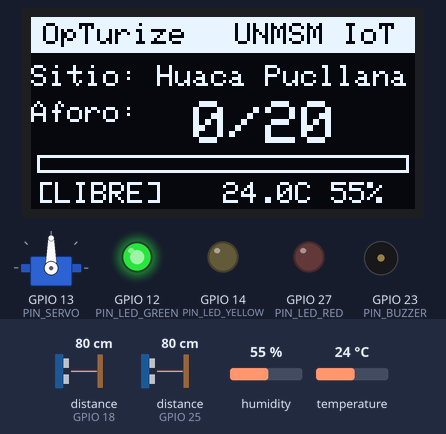
Recording of a sketch running on a simulated ESP32. On the bench: servo, 128×64 one-colour display, output pins drawn as LEDs (lit = HIGH), buzzer (waves = sounding). Wiring (from diagram.json): 2 × ultrasonic range finder: trigger GPIO 5, echo GPIO 18 / trigger GPIO 19, echo GPIO 25. Inputs (shaded band) come from the test bench; at power-on: temperature 24 °C, humidity 55 %, distance to the obstacle (sensors on GPIO 18, GPIO 25) 80 cm. The echo pulse lasts 58.3 µs per cm; WiFi joins after 1.5 s; servers stay silent unless stated; random numbers use the default seed unless the sketch sets one; no MQTT or app messages arrive unless stated; pins used as bus, display or sensor lines are not drawn; what the sketch prints to the serial monitor is not drawn.

Above: at 3.7 s.
3.8 s: temperature set to 12 °C
At 7.2 s:
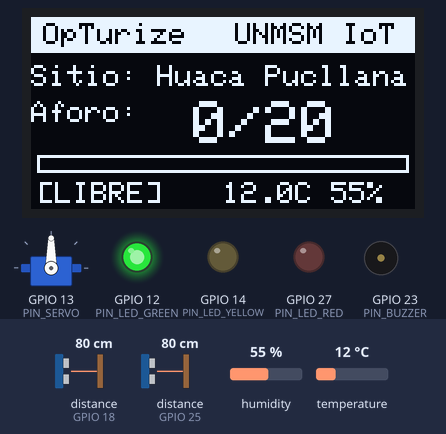
7.5 s: humidity set to 22 %
At 9.5 s:
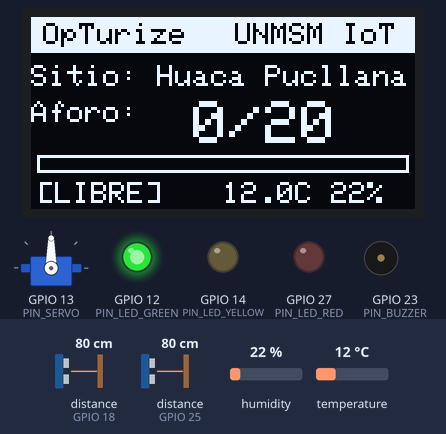
12.1 s: temperature set to 19 °C
15.1 s: humidity set to 40 %
At 15.8 s:
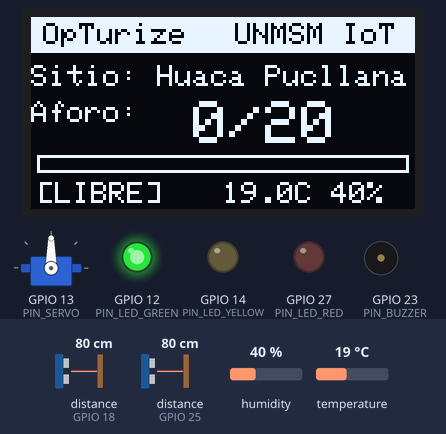
Timing chart, 0 to 17.7 s (numbered marks = the images above; inputs shaded):
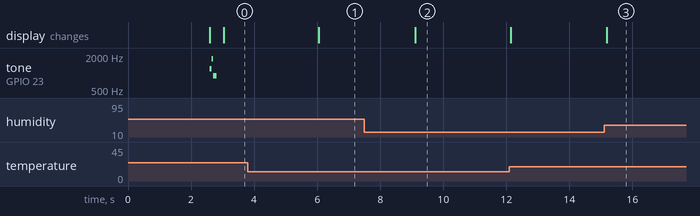

The sketch:

sketch.ino
```cpp
/**
 * @file sketch.ino
 * @brief Firmware ESP32 - Proyecto OpTurize (SIT-Opt)
 * @details Monitoreo y control inteligente de aforo para lugares turísticos.
 *          UNMSM - FISI - E.P. Ingeniería de Software (2026).
 *          Curso: Internet de las Cosas.
 */

#include <WiFi.h>
#include <PubSubClient.h>
#include <Wire.h>
#include <Adafruit_GFX.h>
#include <Adafruit_SSD1306.h>
#include <DHT.h>
#include <ESP32Servo.h>
#include <ArduinoJson.h>

// ==========================================
// CONFIGURACIÓN DE PINES (Laboratorio 03)
// ==========================================
#define PIN_TRIG_ENTRY   5     // HC-SR04 Entrada (Trigger)
#define PIN_ECHO_ENTRY   18    // HC-SR04 Entrada (Echo)
#define PIN_TRIG_EXIT    19    // HC-SR04 Salida (Trigger)
#define PIN_ECHO_EXIT    25    // HC-SR04 Salida (Echo)

#define PIN_DHT          4     // Sensor ambiental DHT22/DHT11
#define DHTTYPE          DHT22

#define PIN_LED_GREEN    12    // Semáforo: Aforo Libre
#define PIN_LED_YELLOW   14    // Semáforo: Aforo Moderado (Alerta)
#define PIN_LED_RED      27    // Semáforo: Aforo Completo (Lleno)

#define PIN_SERVO        13    // Talanquera / Barrera física (PWM)
#define PIN_BUZZER       23    // Alarma acústica

#define SCREEN_WIDTH     128
#define SCREEN_HEIGHT    64
#define OLED_RESET       -1
#define SCREEN_ADDRESS   0x3C

// ==========================================
// PARÁMETROS DEL SISTEMA
// ==========================================
const char* DEVICE_ID       = "ESP32-TURISMO-01";
const char* SPOT_NAME       = "Huaca Pucllana";
int maxCapacity             = 20;     // Capacidad máxima permisible
int warningThreshold        = 14;     // Umbral de alerta (70%)
int currentOccupancy        = 0;      // Conteo actual de visitantes

const float DETECTION_DISTANCE_CM = 80.0; // Distancia para registrar paso (< 80 cm)
const unsigned long COOLDOWN_MS   = 1200; // Tiempo entre detecciones consecutivas

// Variables de estado de sensores
bool entrySensorActive = false;
bool exitSensorActive  = false;
unsigned long lastEntryTime = 0;
unsigned long lastExitTime  = 0;

// Variables ambientales
float temperature = 22.0;
float humidity    = 70.0;
unsigned long lastDhtReadTime = 0;

// Estados del Semáforo / Sistema
enum TrafficState {
  STATE_FREE,       // Verde: Aforo libre
  STATE_MODERATE,   // Amarillo: Moderado
  STATE_FULL        // Rojo: Lleno / Acceso cerrado
};

TrafficState currentState = STATE_FREE;
TrafficState previousState = STATE_FREE;
bool barrierOpen = true;

// ==========================================
// RED & TELEMETRÍA (MQTT)
// ==========================================
const char* WIFI_SSID     = "Wokwi-GUEST";
const char* WIFI_PASSWORD = "";

const char* MQTT_BROKER   = "broker.hivemq.com";
const int   MQTT_PORT     = 1883;
const char* TOPIC_PUB     = "opturize/turismo/ESP32-TURISMO-01/telemetria";
const char* TOPIC_SUB     = "opturize/turismo/ESP32-TURISMO-01/control";

WiFiClient espClient;
PubSubClient mqttClient(espClient);

// Instancias de hardware
Adafruit_SSD1306 display(SCREEN_WIDTH, SCREEN_HEIGHT, &Wire, OLED_RESET);
DHT dht(PIN_DHT, DHTTYPE);
Servo barrierServo;

unsigned long lastTelemetryPublish = 0;
const unsigned long TELEMETRY_INTERVAL = 5000; // Publicar cada 5s

// ==========================================
// PROTOTIPOS DE FUNCIONES
// ==========================================
void setupWiFi();
void reconnectMQTT();
void mqttCallback(char* topic, byte* payload, unsigned int length);
float readUltrasonicDistance(int trigPin, int echoPin);
void processEntrySensor();
void processExitSensor();
void updateTrafficState();
void updateActuators();
void updateDisplay();
void publishTelemetry();
void soundBeep(int frequency, int durationMs);
void soundAlarm();

// ==========================================
// SETUP
// ==========================================
void setup() {
  Serial.begin(115200);
  Serial.println("\n==========================================");
  Serial.println("  OpTurize (SIT-Opt) - Firmware ESP32     ");
  Serial.println("  UNMSM - FISI - Internet de las Cosas    ");
  Serial.println("==========================================");

  // Inicialización de Pines
  pinMode(PIN_TRIG_ENTRY, OUTPUT);
  pinMode(PIN_ECHO_ENTRY, INPUT);
  pinMode(PIN_TRIG_EXIT, OUTPUT);
  pinMode(PIN_ECHO_EXIT, INPUT);

  pinMode(PIN_LED_GREEN, OUTPUT);
  pinMode(PIN_LED_YELLOW, OUTPUT);
  pinMode(PIN_LED_RED, OUTPUT);
  pinMode(PIN_BUZZER, OUTPUT);

  digitalWrite(PIN_TRIG_ENTRY, LOW);
  digitalWrite(PIN_TRIG_EXIT, LOW);
  digitalWrite(PIN_LED_GREEN, LOW);
  digitalWrite(PIN_LED_YELLOW, LOW);
  digitalWrite(PIN_LED_RED, LOW);
  digitalWrite(PIN_BUZZER, LOW);

  // Inicialización Servomotor
  barrierServo.attach(PIN_SERVO);
  barrierServo.write(90); // Inicialmente abierta (90 grados)

  // Inicialización DHT
  dht.begin();

  // Inicialización Pantalla OLED
  if (!display.begin(SSD1306_SWITCHCAPVCC, SCREEN_ADDRESS)) {
    Serial.println("[-] Error: No se detectó pantalla OLED SSD1306");
  } else {
    display.clearDisplay();
    display.setTextColor(SSD1306_WHITE);
    display.setTextSize(1);
    display.setCursor(10, 15);
    display.println("OpTurize IoT UNMSM");
    display.setCursor(10, 30);
    display.println("Iniciando sistema...");
    display.display();
    delay(1000);
  }

  // Conexión WiFi & MQTT
  setupWiFi();
  mqttClient.setServer(MQTT_BROKER, MQTT_PORT);
  mqttClient.setCallback(mqttCallback);

  updateTrafficState();
  updateActuators();
  updateDisplay();
  publishTelemetry();

  soundBeep(1200, 150); // Tono de inicio listo
  Serial.println("[+] Inicialización completa. Esperando detección de visitantes...\n");
}

// ==========================================
// LOOP PRINCIPAL
// ==========================================
void loop() {
  // Manejo de conexión MQTT
  if (!mqttClient.connected()) {
    reconnectMQTT();
  }
  mqttClient.loop();

  // 1. Lectura de Sensores Ultrasónicos (Aforo)
  processEntrySensor();
  processExitSensor();

  // 2. Lectura periódica de Clima (DHT22)
  if (millis() - lastDhtReadTime > 3000) {
    float t = dht.readTemperature();
    float h = dht.readHumidity();
    if (!isnan(t) && !isnan(h)) {
      temperature = t;
      humidity = h;
    }
    lastDhtReadTime = millis();
    updateDisplay();
  }

  // 3. Publicación periódica de telemetría por MQTT
  if (millis() - lastTelemetryPublish >= TELEMETRY_INTERVAL) {
    publishTelemetry();
    lastTelemetryPublish = millis();
  }

  delay(50); // Breve retardo para estabilidad
}

// ==========================================
// MEDICIÓN DE DISTANCIA ULTRASÓNICA
// ==========================================
float readUltrasonicDistance(int trigPin, int echoPin) {
  digitalWrite(trigPin, LOW);
  delayMicroseconds(2);
  digitalWrite(trigPin, HIGH);
  delayMicroseconds(10);
  digitalWrite(trigPin, LOW);

  long duration = pulseIn(echoPin, HIGH, 30000); // Timeout 30ms (~5 metros máx)
  if (duration == 0) {
    return 400.0; // Fuera de rango / sin eco
  }
  return (duration * 0.0343) / 2.0;
}

// ==========================================
// PROCESAMIENTO: SENSOR DE ENTRADA (A)
// ==========================================
void processEntrySensor() {
  float dist = readUltrasonicDistance(PIN_TRIG_ENTRY, PIN_ECHO_ENTRY);
  unsigned long now = millis();

  if (dist < DETECTION_DISTANCE_CM) {
    if (!entrySensorActive && (now - lastEntryTime > COOLDOWN_MS)) {
      entrySensorActive = true;
      lastEntryTime = now;

      if (currentOccupancy < maxCapacity) {
        currentOccupancy++;
        Serial.printf("[>> INGRESO] Persona detectada. Aforo actual: %d / %d (Dist: %.1f cm)\n",
                      currentOccupancy, maxCapacity, dist);
        soundBeep(1800, 100);
        updateTrafficState();
        updateActuators();
        updateDisplay();
        publishTelemetry();
      } else {
        Serial.printf("[!! ALERTA] Intento de ingreso RECHAZADO: Aforo Lleno (%d / %d)\n",
                      currentOccupancy, maxCapacity);
        soundAlarm();
      }
    }
  } else {
    entrySensorActive = false;
  }
}

// ==========================================
// PROCESAMIENTO: SENSOR DE SALIDA (B)
// ==========================================
void processExitSensor() {
  float dist = readUltrasonicDistance(PIN_TRIG_EXIT, PIN_ECHO_EXIT);
  unsigned long now = millis();

  if (dist < DETECTION_DISTANCE_CM) {
    if (!exitSensorActive && (now - lastExitTime > COOLDOWN_MS)) {
      exitSensorActive = true;
      lastExitTime = now;

      if (currentOccupancy > 0) {
        currentOccupancy--;
        Serial.printf("[<< SALIDA] Persona saliendo. Aforo actual: %d / %d (Dist: %.1f cm)\n",
                      currentOccupancy, maxCapacity, dist);
        soundBeep(900, 100);
        updateTrafficState();
        updateActuators();
        updateDisplay();
        publishTelemetry();
      } else {
        Serial.println("[i] Salida detectada con aforo ya en 0.");
      }
    }
  } else {
    exitSensorActive = false;
  }
}

// ==========================================
// ACTUALIZACIÓN DE LA MÁQUINA DE ESTADOS
// ==========================================
void updateTrafficState() {
  previousState = currentState;

  if (currentOccupancy >= maxCapacity) {
    currentState = STATE_FULL;
  } else if (currentOccupancy >= warningThreshold) {
    currentState = STATE_MODERATE;
  } else {
    currentState = STATE_FREE;
  }

  // Notificar cambio de estado
  if (currentState != previousState) {
    Serial.print("[ESTADO] Transición a: ");
    if (currentState == STATE_FREE) Serial.println("LIBRE (Verde)");
    else if (currentState == STATE_MODERATE) Serial.println("MODERADO (Amarillo)");
    else if (currentState == STATE_FULL) Serial.println("LLENO (Rojo - Bloqueo)");
  }
}

// ==========================================
// CONTROL DE ACTUADORES FÍSICOS
// ==========================================
void updateActuators() {
  switch (currentState) {
    case STATE_FREE:
      digitalWrite(PIN_LED_GREEN, HIGH);
      digitalWrite(PIN_LED_YELLOW, LOW);
      digitalWrite(PIN_LED_RED, LOW);
      barrierServo.write(90); // Abierta
      barrierOpen = true;
      break;

    case STATE_MODERATE:
      digitalWrite(PIN_LED_GREEN, LOW);
      digitalWrite(PIN_LED_YELLOW, HIGH);
      digitalWrite(PIN_LED_RED, LOW);
      barrierServo.write(90); // Abierta pero con advertencia
      barrierOpen = true;
      break;

    case STATE_FULL:
      digitalWrite(PIN_LED_GREEN, LOW);
      digitalWrite(PIN_LED_YELLOW, LOW);
      digitalWrite(PIN_LED_RED, HIGH);
      barrierServo.write(0);  // Talanquera cerrada (bloqueo)
      barrierOpen = false;
      break;
  }
}

// ==========================================
// DESPLIEGUE VISUAL EN PANTALLA OLED SSD1306
// ==========================================
void updateDisplay() {
  display.clearDisplay();

  // Barra de Encabezado Superior
  display.fillRect(0, 0, SCREEN_WIDTH, 12, SSD1306_WHITE);
  display.setTextColor(SSD1306_BLACK, SSD1306_WHITE);
  display.setTextSize(1);
  display.setCursor(4, 2);
  display.print("OpTurize");
  display.setCursor(68, 2);
  display.print("UNMSM IoT");

  // Nombre del atractivo
  display.setTextColor(SSD1306_WHITE);
  display.setCursor(0, 16);
  display.print("Sitio: ");
  display.println(SPOT_NAME);

  // Conteo de Aforo destacado
  display.setCursor(0, 28);
  display.setTextSize(1);
  display.print("Aforo: ");
  display.setTextSize(2);
  display.printf("%2d/%d", currentOccupancy, maxCapacity);

  // Barra de progreso gráfica
  int barWidth = map(constrain(currentOccupancy, 0, maxCapacity), 0, maxCapacity, 0, 124);
  display.drawRect(2, 46, 124, 6, SSD1306_WHITE);
  display.fillRect(2, 46, barWidth, 6, SSD1306_WHITE);

  // Estado del Semáforo y Clima
  display.setTextSize(1);
  display.setCursor(2, 55);
  if (currentState == STATE_FREE) {
    display.print("[LIBRE] ");
  } else if (currentState == STATE_MODERATE) {
    display.print("[ALERTA]");
  } else {
    display.print("[LLENO] ");
  }

  display.setCursor(64, 55);
  display.printf("%.1fC %.0f%%", temperature, humidity);

  display.display();
}

// ==========================================
// SONIDOS DEL BUZZER
// ==========================================
void soundBeep(int frequency, int durationMs) {
  tone(PIN_BUZZER, frequency, durationMs);
}

void soundAlarm() {
  for (int i = 0; i < 3; i++) {
    tone(PIN_BUZZER, 2500, 120);
    delay(150);
  }
}

// ==========================================
// PUBLICACIÓN TELEMETRÍA MQTT (JSON)
// ==========================================
void publishTelemetry() {
  if (!mqttClient.connected()) return;

  StaticJsonDocument<300> doc;
  doc["id_dispositivo"]     = DEVICE_ID;
  doc["lugar_turistico"]    = SPOT_NAME;
  doc["aforo_actual"]       = currentOccupancy;
  doc["capacidad_maxima"]   = maxCapacity;
  doc["porcentaje_aforo"]   = (float)currentOccupancy / maxCapacity * 100.0;

  if (currentState == STATE_FREE) doc["estado_semaforo"] = "VERDE";
  else if (currentState == STATE_MODERATE) doc["estado_semaforo"] = "AMARILLO";
  else doc["estado_semaforo"] = "ROJO";

  doc["talanquera_abierta"] = barrierOpen;
  doc["temperatura"]        = serialized(String(temperature, 1));
  doc["humedad"]            = serialized(String(humidity, 1));
  doc["timestamp_ms"]       = millis();

  char buffer[350];
  serializeJson(doc, buffer);

  bool ok = mqttClient.publish(TOPIC_PUB, buffer);
  if (ok) {
    Serial.println("[MQTT >>] Telemetría enviada a: " + String(TOPIC_PUB));
    Serial.println(buffer);
  } else {
    Serial.println("[MQTT !!] Error al publicar telemetría.");
  }
}

// ==========================================
// CONEXIÓN WIFI
// ==========================================
void setupWiFi() {
  Serial.printf("\n[WiFi] Conectando a %s", WIFI_SSID);
  WiFi.begin(WIFI_SSID, WIFI_PASSWORD);
  int intentos = 0;
  while (WiFi.status() != WL_CONNECTED && intentos < 20) {
    delay(300);
    Serial.print(".");
    intentos++;
  }
  if (WiFi.status() == WL_CONNECTED) {
    Serial.printf("\n[WiFi] Conectado exitosamente. IP: %s\n", WiFi.localIP().toString().c_str());
  } else {
    Serial.println("\n[WiFi] Advertencia: Modo offline o simulación.");
  }
}

// ==========================================
// RECONEXIÓN MQTT
// ==========================================
void reconnectMQTT() {
  if (mqttClient.connected()) return;

  Serial.print("[MQTT] Conectando a broker HiveMQ...");
  String clientId = "OpTurize-" + String(random(0xffff), HEX);
  if (mqttClient.connect(clientId.c_str())) {
    Serial.println(" Conectado!");
    mqttClient.subscribe(TOPIC_SUB);
    Serial.printf("[MQTT <<] Suscrito al tópico de control: %s\n", TOPIC_SUB);
  } else {
    Serial.printf(" Falló (rc=%d). Reintentando luego...\n", mqttClient.state());
  }
}

// ==========================================
// CALLBACK MQTT (Control remoto desde la nube)
// ==========================================
void mqttCallback(char* topic, byte* payload, unsigned int length) {
  String message = "";
  for (unsigned int i = 0; i < length; i++) {
    message += (char)payload[i];
  }
  Serial.printf("[MQTT <<] Mensaje recibido en [%s]: %s\n", topic, message.c_str());

  StaticJsonDocument<200> doc;
  DeserializationError error = deserializeJson(doc, message);
  if (!error) {
    if (doc.containsKey("comando")) {
      const char* cmd = doc["comando"];
      if (strcmp(cmd, "reset_aforo") == 0) {
        currentOccupancy = 0;
        Serial.println("[COMANDO] Aforo reseteado a 0 por control remoto.");
      } else if (strcmp(cmd, "set_capacidad") == 0 && doc.containsKey("valor")) {
        maxCapacity = doc["valor"];
        warningThreshold = (int)(maxCapacity * 0.7);
        Serial.printf("[COMANDO] Capacidad máxima actualizada a %d\n", maxCapacity);
      } else if (strcmp(cmd, "forzar_barrera") == 0 && doc.containsKey("abrir")) {
        bool abrir = doc["abrir"];
        barrierServo.write(abrir ? 90 : 0);
        barrierOpen = abrir;
        Serial.printf("[COMANDO] Barrera forzada: %s\n", abrir ? "ABIERTA" : "CERRADA");
      }
      updateTrafficState();
      updateActuators();
      updateDisplay();
      publishTelemetry();
    }
  }
}
```

Measured:
- after the input at 3.8 s, the display: changes after 2.3 s (image 1)
- after the input at 7.5 s, the display: changes after 1.6 s (image 2)
- after the input at 15.1 s, the display: changes after 0.09 s (image 3)
